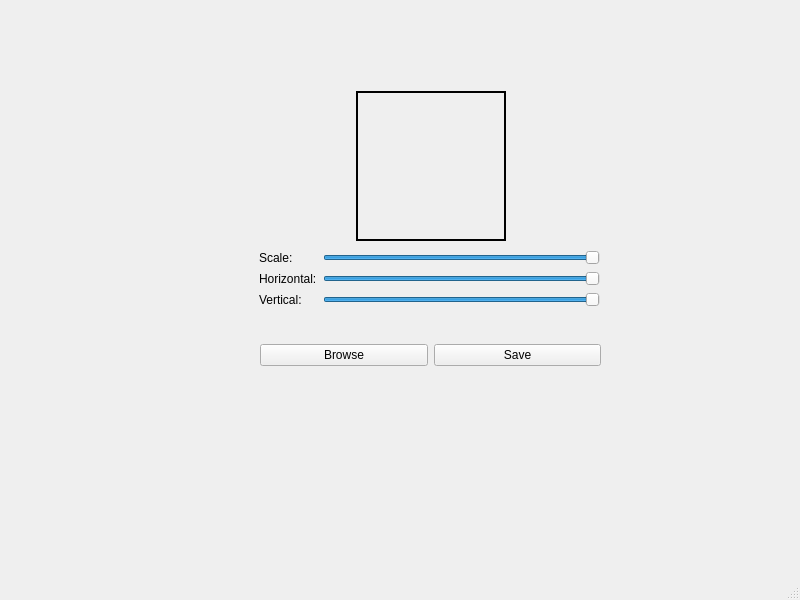
<?xml version="1.0" encoding="UTF-8"?>
<ui version="4.0">
 <class>MainWindow</class>
 <widget class="QMainWindow" name="MainWindow">
  <property name="geometry">
   <rect>
    <x>0</x>
    <y>0</y>
    <width>800</width>
    <height>600</height>
   </rect>
  </property>
  <property name="windowTitle">
   <string>MainWindow</string>
  </property>
  <widget class="QWidget" name="centralwidget">
   <widget class="QWidget" name="horizontalLayoutWidget">
    <property name="geometry">
     <rect>
      <x>260</x>
      <y>90</y>
      <width>341</width>
      <height>152</height>
     </rect>
    </property>
    <layout class="QHBoxLayout" name="horizontalLayout">
     <item>
      <spacer name="horizontalSpacer">
       <property name="orientation">
        <enum>Qt::Horizontal</enum>
       </property>
       <property name="sizeHint" stdset="0">
        <size>
         <width>40</width>
         <height>20</height>
        </size>
       </property>
      </spacer>
     </item>
     <item>
      <widget class="QLabel" name="productImage">
       <property name="enabled">
        <bool>true</bool>
       </property>
       <property name="minimumSize">
        <size>
         <width>150</width>
         <height>150</height>
        </size>
       </property>
       <property name="maximumSize">
        <size>
         <width>150</width>
         <height>150</height>
        </size>
       </property>
       <property name="frameShape">
        <enum>QFrame::WinPanel</enum>
       </property>
       <property name="text">
        <string/>
       </property>
      </widget>
     </item>
     <item>
      <spacer name="horizontalSpacer_2">
       <property name="orientation">
        <enum>Qt::Horizontal</enum>
       </property>
       <property name="sizeHint" stdset="0">
        <size>
         <width>40</width>
         <height>20</height>
        </size>
       </property>
      </spacer>
     </item>
    </layout>
   </widget>
   <widget class="QWidget" name="formLayoutWidget">
    <property name="geometry">
     <rect>
      <x>259</x>
      <y>250</y>
      <width>341</width>
      <height>80</height>
     </rect>
    </property>
    <layout class="QFormLayout" name="formLayout">
     <item row="0" column="0">
      <widget class="QLabel" name="label_2">
       <property name="text">
        <string>Scale:</string>
       </property>
      </widget>
     </item>
     <item row="2" column="0">
      <widget class="QLabel" name="label_3">
       <property name="text">
        <string>Vertical:</string>
       </property>
      </widget>
     </item>
     <item row="1" column="0">
      <widget class="QLabel" name="label_4">
       <property name="text">
        <string>Horizontal:</string>
       </property>
      </widget>
     </item>
     <item row="0" column="1">
      <widget class="QSlider" name="scaleSlider">
       <property name="minimum">
        <number>1</number>
       </property>
       <property name="maximum">
        <number>100</number>
       </property>
       <property name="pageStep">
        <number>1</number>
       </property>
       <property name="value">
        <number>100</number>
       </property>
       <property name="orientation">
        <enum>Qt::Horizontal</enum>
       </property>
      </widget>
     </item>
     <item row="1" column="1">
      <widget class="QSlider" name="leftSlider">
       <property name="minimum">
        <number>1</number>
       </property>
       <property name="maximum">
        <number>100</number>
       </property>
       <property name="pageStep">
        <number>1</number>
       </property>
       <property name="value">
        <number>100</number>
       </property>
       <property name="orientation">
        <enum>Qt::Horizontal</enum>
       </property>
      </widget>
     </item>
     <item row="2" column="1">
      <widget class="QSlider" name="topSlider">
       <property name="minimum">
        <number>1</number>
       </property>
       <property name="maximum">
        <number>100</number>
       </property>
       <property name="pageStep">
        <number>1</number>
       </property>
       <property name="value">
        <number>100</number>
       </property>
       <property name="orientation">
        <enum>Qt::Horizontal</enum>
       </property>
      </widget>
     </item>
    </layout>
   </widget>
   <widget class="QWidget" name="horizontalLayoutWidget_2">
    <property name="geometry">
     <rect>
      <x>260</x>
      <y>340</y>
      <width>341</width>
      <height>31</height>
     </rect>
    </property>
    <layout class="QHBoxLayout" name="horizontalLayout_2">
     <item>
      <widget class="QPushButton" name="browseButton">
       <property name="text">
        <string>Browse</string>
       </property>
      </widget>
     </item>
     <item>
      <widget class="QPushButton" name="saveButton">
       <property name="text">
        <string>Save</string>
       </property>
      </widget>
     </item>
    </layout>
   </widget>
  </widget>
  <widget class="QMenuBar" name="menubar">
   <property name="geometry">
    <rect>
     <x>0</x>
     <y>0</y>
     <width>800</width>
     <height>22</height>
    </rect>
   </property>
  </widget>
  <widget class="QStatusBar" name="statusbar"/>
 </widget>
 <resources/>
 <connections/>
</ui>
